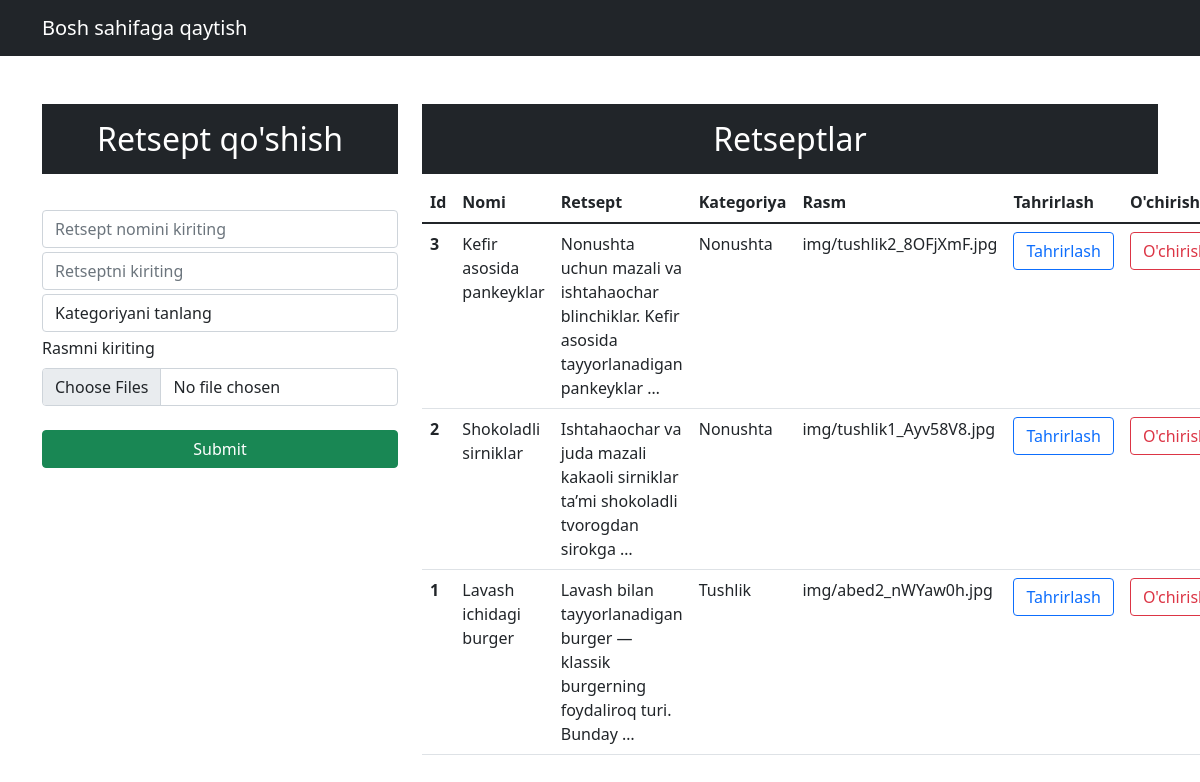
/insert/ (signed in), run on the app's committed database.
### food/models.py (models this page shows, shortened)
class Recipes(models.Model):
    name = models.CharField(max_length=255, verbose_name="Retsept nomi")
    content = models.TextField(verbose_name="Matni")
    created = models.DateTimeField(auto_now_add=True, verbose_name="Kiritilgan vaqti")
    updated = models.DateTimeField(auto_now=True, verbose_name="O'zgartirilgan vaqti")
    category = models.ForeignKey(Category, on_delete=models.CASCADE, verbose_name="Kategoriya", related_name='post')
    photo = models.ImageField(verbose_name="Rasmi", upload_to='img/', null=True, blank=True)
    author = models.ForeignKey(User, on_delete=models.CASCADE, verbose_name="Muallif")
    views = models.IntegerField(default=0, verbose_name="Ko'rishlar soni")
    published = models.BooleanField(default=True, verbose_name="Saytga chiqarish")
    class Meta:
        verbose_name = 'Retsept'
        verbose_name_plural = 'Retseptlar'
        ordering = ['-created', 'name']

class Category(models.Model):
    name = models.CharField(max_length=50, verbose_name="Kategoriya")
    photo = models.ImageField(upload_to='img/', verbose_name="Rasm")
    def __str__(self):
        return self.name
    class Meta:
        verbose_name = 'Kategoriya'
        verbose_name_plural = 'Kategoriyalar'
        ordering = ['name']

### food/views.py (the view, shortened to what this page needs)
# urls.py: path('insert/', add_Recept, name="create"),
@permission_required(perm='add_recipes')
def add_Recept(request):
    if request.user.is_authenticated:
        recipes = Recipes.objects.filter(published=True)
        req = request.POST
    else:
        return redirect('/login')
    return render(request, "crud/add.html", context={'recipes': recipes})

### food/templatetags/food_extras.py (called while the page is built)
@register.simple_tag
def all_categories():
    return Category.objects.all()

### templates/crud/add.html (shortened to what this page needs)
<!DOCTYPE html>
{% load food_extras %}
<html lang="en">
<head>
    <link
            href="https://cdn.jsdelivr.net/npm/bootstrap@5.1.3/dist/css/bootstrap.min.css"
            rel="stylesheet"
    />
</head>
<body>
<nav class="navbar navbar-expand-lg navbar-dark bg-dark">
    <div class="container-md text-center">
        <a class="navbar-brand" href="{% url 'index' %}">Bosh sahifaga qaytish</a>
    </div>
</nav>
<div class="container mt-5">
    <div class="row">
        <div class="col-md-4">
            <h2 class="text-white bg-dark text-center p-3">
                Retsept qo'shish
            </h2>
            <br>
            <form action="{% url 'create' %}" method="post">
                <div class="form-group mt-1">
                    <input
                            type="text"
                            class="form-control"
                            placeholder="Retsept nomini kiriting"
                            name="name"
                            required
                    />
                </div>
                <div class="form-group mt-1">
                    <input
                            type="text"
                            class="form-control"
                            placeholder="Retseptni kiriting"
                            name="content"
                            required
                    />
                </div>
                <div class="form-group mt-1">
                    <select id="category" class="form-control" name="category" required>
                        <option selected>Kategoriyani tanlang</option>
                    </select>
                </div>                <div class="form-group mt-1">
                    <label for="formFileMultiple" class="form-label">Rasmni kiriting</label>
                    <input class="form-control" type="file" id="formFileMultiple" name="photo" multiple/>
                </div>
                <br>
                <div class="d-grid gap-2">
                    <button class="btn btn-success" type="submit">Submit</button>
                </div>
            </form>
        </div>
        <div class="col-md-8">
            <h2 class="text-center text-white bg-dark p-3">Retseptlar</h2>
            <table class="table">
                <thead>
                <tr>
                    <th scope="col">Id</th>
                    <th scope="col">Nomi</th>
                    <th scope="col">Retsept</th>
                    <th scope="col">Kategoriya</th>
                    <th scope="col">Rasm</th>
                    <th scope="col">Tahrirlash</th>
                    <th scope="col">O'chirish</th>
                </tr>
                </thead>
                <tbody>
                {% for d in recipes %}
                <tr>
                    <th scope="row">{{d.id}}</th>
                    <td>{{d.name}}</td>
                    <td>{{d.content|truncatewords:10}}</td>
                    <td>{{d.category}}</td>
                    <td>{{d.photo}}</td>
                    <td><a type="button" href="/update/{{d.id}}" class="btn btn-outline-primary">Tahrirlash</a></td>
                    <td><a type="button" href="/delete/{{d.id}}" class="btn btn-outline-danger">O'chirish</a></td>
                </tr>
                {% endfor %}
                </tbody>
            </table>
        </div>
    </div>
</div>
</body>
</html>

### data on the page
Recipes: id "3", name "Kefir asosida pankeyklar", content "Nonushta uchun mazali va ishtahaochar blinchiklar. Kefir asosida tayyorlanadigan pankeyklar …", category "Nonushta", photo "img/tushlik2_8OFjXmF.jpg"
Recipes: id "2", name "Shokoladli sirniklar", content "Ishtahaochar va juda mazali kakaoli sirniklar ta’mi shokoladli tvorogdan sirokga …", category "Nonushta", photo "img/tushlik1_Ayv58V8.jpg"
Recipes: id "1", name "Lavash ichidagi burger", content "Lavash bilan tayyorlanadigan burger — klassik burgerning foydaliroq turi. Bunday …", category "Tushlik", photo "img/abed2_nWYaw0h.jpg"
